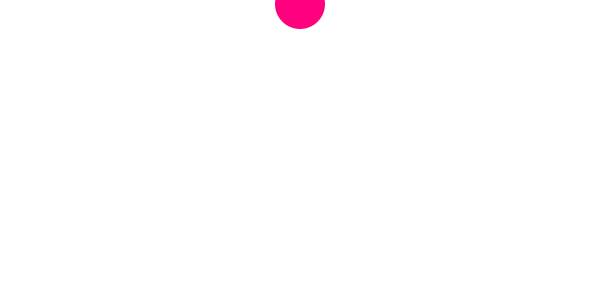
Frame 1 (no input)
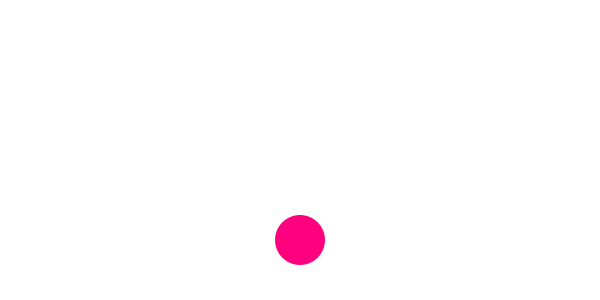
Frame 60 (the mouse pressed at the canvas centre just before this capture)
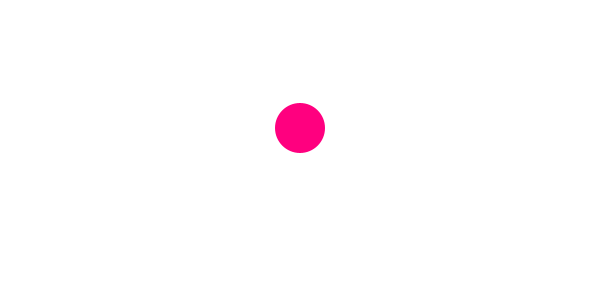
Frame 120 (the mouse held since frame 60 and released just before this capture)

The Processing sketch that drew these frames (run headless with seeded random() and noise(); from frame 60 on, the mouse is pressed at the canvas centre):

// Processing sketch: Day08_Functions_Bouncing_Ball
// ── Day08_Functions_Bouncing_Ball.pde
// A moving circle! This produces very similar results to early code, but using custom functions.

float yPos = 0; //position of the circle
float vel = 4;  //the speed of the circle

void setup(){
  size(600,300);
  smooth();
}

void draw(){
  /* 
  Besides my comments, the draw section is very organized and compact. 
  When programming, attempt to make very simple draw loops, like this one, 
  Keep similar actions grouped into functions which are called from draw().
  */
  background(255,255,255);
  move(); 
  make();
}

void move(){
  yPos += vel;
  if( yPos < 0 || yPos > height){ // if the circle is at the top of bottom of the screen
    vel *= -1; //move it the other way
  }
}

void make(){
  /*
  This is good practice as well. Always put relavent drawing commands directly before 
  whatever shape you are drawing. In a simple program like this, it doesn't matter, 
  but if you are drawing thousands of shapes, it will.
  */
  noStroke();
  fill(255,0,127);
  ellipse(300,yPos,50,50);
}
